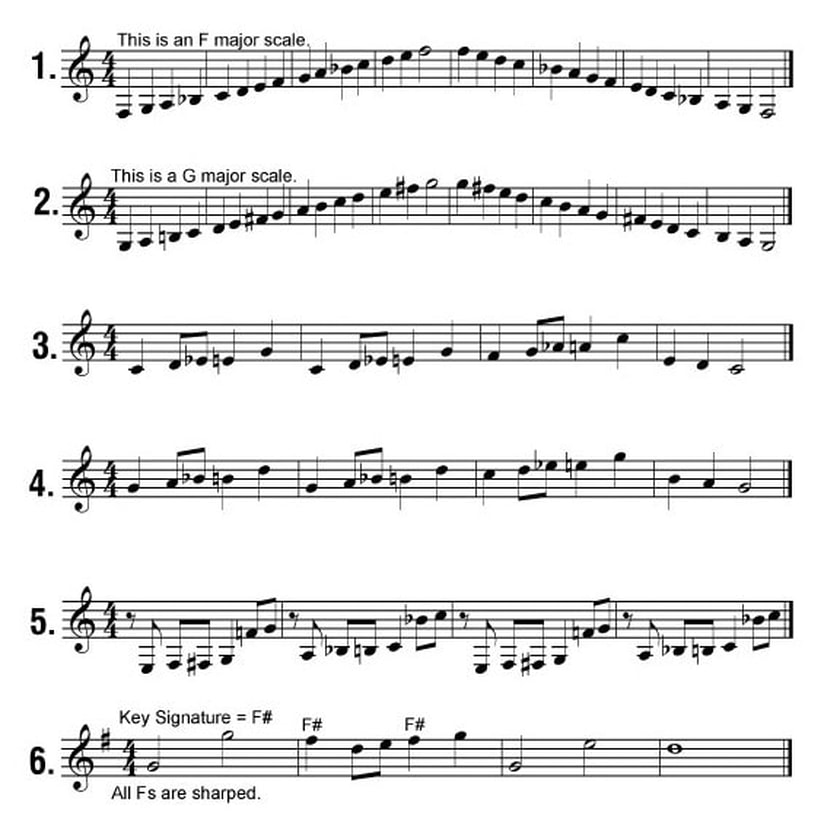
#> input picture OMRImplementation/datasets/images/raw/accidentals.jpg, 840 x 840 px
$ python symbol_segmentation_rec.py
#> lines starting #> are read from the running program, lines starting #| are printed output that depends on the picture; after the words box and inside, x2 and y2 are one past the last pixel; in counts of white or black regions, pixels touching at a corner belong together
import tkinter as tk
from tkinter import filedialog
import numpy as np
import cv2
import os
import shutil

def find_segments(proj):
    segments = []
    in_segment = False
    start = 0
    for i, value in enumerate(proj):
        if value > 0 and not in_segment:
            in_segment = True
            start = i
        elif value == 0 and in_segment:
            in_segment = False
            end = i
            segments.append((start, end))
    if in_segment:
        segments.append((start, len(proj)))
    return segments

def recursive_segmentation(image, depth, max_depth, direction, symbol_count, bounding_boxes, save_directory):
    if depth > max_depth or image.size == 0:
        return symbol_count

    if direction == "horizontal":
        projection = np.sum(image, axis=1)
    else:  # vertical
        projection = np.sum(image, axis=0)

    segments = find_segments(projection)

    for start, end in segments:
        if direction == "horizontal":
            sub_image = image[start:end, :]
        else:  # vertical
            sub_image = image[:, start:end]

        # Skip 1x1 segments
        if sub_image.shape[0] <= 1 and sub_image.shape[1] <= 1:
            continue

        if depth == max_depth:
            # Save the final segment
            final_symbol = cv2.bitwise_not(sub_image)
            symbol_filename = os.path.join(save_directory, f"symbol_{symbol_count}.png")
            cv2.imwrite(symbol_filename, final_symbol)

            bbox = (symbol_count, start, end, 0, 0) if direction == "horizontal" else (symbol_count, 0, 0, start, end)
            bounding_boxes.append(bbox)

            symbol_count += 1
        else:
            # Alternate direction for the next recursion
            next_direction = "vertical" if direction == "horizontal" else "horizontal"
            symbol_count = recursive_segmentation(
                sub_image,
                depth + 1,
                max_depth,
                next_direction,
                symbol_count,
                bounding_boxes,
                save_directory
            )

    return symbol_count

root = tk.Tk()
root.withdraw()

# Set the initial directory
initial_directory = '/Users/andrewyan/Desktop/OMR_Project/OMRImplementation/datasets/images'

# Open a file dialog to select an image
file_path = filedialog.askopenfilename(
    title="Select an Image",
    initialdir=initial_directory,
    filetypes=[("Image Files", "*.png *.jpg *.jpeg *.bmp *.tiff *.gif")]
)
#> the answer given: ../datasets/images/raw/accidentals.jpg

if not file_path:
    print("No file selected!")
else:
    # Load the input image
    image = cv2.imread(file_path)
#> image is the input picture: shape (840, 840, 3); min 0, max 255, mean 233.3
    if image is None:
        print(f"Unable to load image from {file_path}")
    else:
        if len(image.shape) == 3:  # If the image is in color
            image = cv2.cvtColor(image, cv2.COLOR_BGR2GRAY)
#> image: shape (840, 840)
        ret, binarized_image = cv2.threshold(image, 127, 255, cv2.THRESH_BINARY)
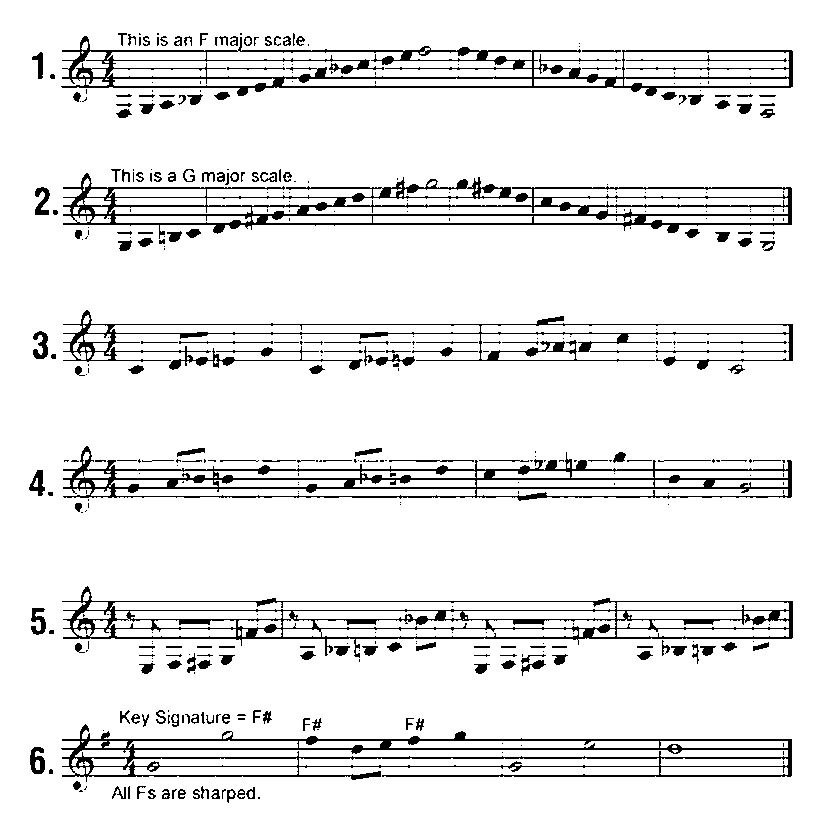
#> binarized_image: shape (840, 840); 91.8% white; 420 black regions (232 under 20 px), largest, box (x1, y1, x2, y2) and area: (63, 173, 792, 239) 9104, (61, 724, 792, 782) 7978, (61, 36, 793, 96) 7887
        binarized_image = cv2.bitwise_not(binarized_image)

    # Define the save directory
    save_directory = "/Users/andrewyan/Desktop/OMR_datasets/segmented_symbols"
    if not os.path.exists(save_directory):
        os.makedirs(save_directory)

    # Erase the save directory if it exists and recreate it
    if os.path.exists(save_directory):
        shutil.rmtree(save_directory)
    os.makedirs(save_directory)

    bounding_boxes = []
    symbol_count = 0
    max_depth = 5

    # Start recursive segmentation
    symbol_count = recursive_segmentation(
        binarized_image,
        depth=1,
        max_depth=max_depth,
        direction="horizontal",
        symbol_count=symbol_count,
        bounding_boxes=bounding_boxes,
        save_directory=save_directory
    )
#> in recursive_segmentation, `projection = np.sum(image, axis=1)`: projection = 840 values, max 190230 at index 214, min 0 at index 0, mean 17468.1
#> the loop in find_segments, `for i, value in enumerate(proj):` made 840 passes
#> (value, in_segment) on pass 34: (5865, True)
#> in_segment on passes 119, 170, 252, 311, 377, 447: False, True, False, True, False, True
#> after the loop in find_segments, `for i, value in enumerate(proj):`: end = 803; in_segment = False; segments = [(33, 118), (169, 251), (310, 376), (446, 501), (502, 513), (586, 676), (710, 803)]; start = 710
#> the loop in recursive_segmentation, `for start, end in segments:` made 7 passes
#> (end, bbox, symbol_count) on pass 5: (513, (14, 0, 5, 0, 0), 15)
#> (end, bbox, symbol_count) on passes 1, 2, 3, 4, 6, 7: (118, (2, 0, 85, 0, 0), 3), (251, (5, 0, 82, 0, 0), 6), (376, (8, 0, 66, 0, 0), 9), (501, (11, 0, 55, 0, 0), 12), (676, (17, 0, 90, 0, 0), 18), (803, (20, 0, 93, 0, 0), 21)
#> pass 1, in recursive_segmentation, `sub_image = image[start:end, :]`:
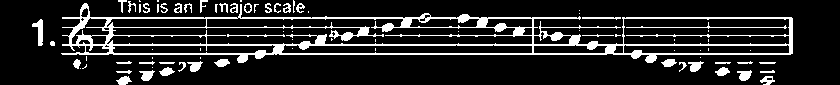
#> sub_image: shape (85, 840); 14.6% white; 79 white regions (37 under 20 px), largest, box (x1, y1, x2, y2) and area: (61, 3, 793, 63) 7887, (626, 22, 787, 29) 176, (32, 19, 43, 46) 153
#> pass 1, in recursive_segmentation (call 2), `sub_image = image[:, start:end]`:
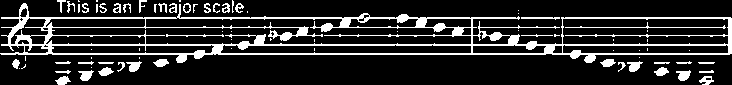
#> sub_image: shape (85, 732); 16.5% white; 77 white regions (37 under 20 px), largest, box (x1, y1, x2, y2) and area: (0, 3, 732, 63) 7887, (565, 22, 726, 29) 176, (676, 70, 691, 81) 108
#> pass 2, in recursive_segmentation, `sub_image = image[start:end, :]`:
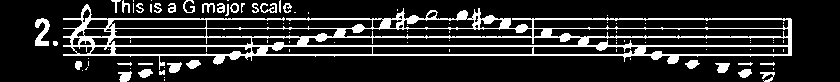
#> sub_image: shape (82, 840); 16.2% white; 89 white regions (58 under 20 px), largest, box (x1, y1, x2, y2) and area: (63, 4, 792, 70) 9104, (35, 18, 50, 46) 241, (167, 62, 182, 73) 109
#> after the loop in recursive_segmentation, `for start, end in segments:`:
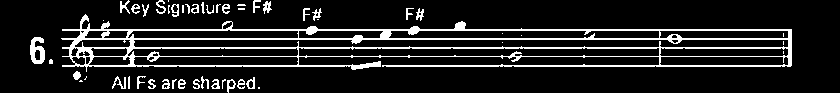
#> sub_image: shape (93, 840); 12.5% white in thin lines or dots
#> after the loop in recursive_segmentation, `for start, end in segments:`: bounding_boxes = 21 items, first 6: (0, 0, 27, 0, 0), (1, 0, 5, 0, 0), (2, 0, 85, 0, 0), (3, 0, 28, 0, 0), (4, 0, 5, 0, 0), (5, 0, 82, 0, 0); symbol_count = 21
#> symbol_count = 21

    # Save bounding boxes to a CSV file
    bbox_csv = os.path.join(save_directory, "bounding_boxes.csv")
    with open(bbox_csv, "w") as f:
        f.write("number,top,bottom,left,right\n")
        for bbox in bounding_boxes:
            f.write(",".join(map(str, bbox)) + "\n")

    print(f"Segmentation complete. Symbols saved to {save_directory}")

$ run again, on OMRImplementation/datasets/images/raw/ldgr_lines_and_clefs.png
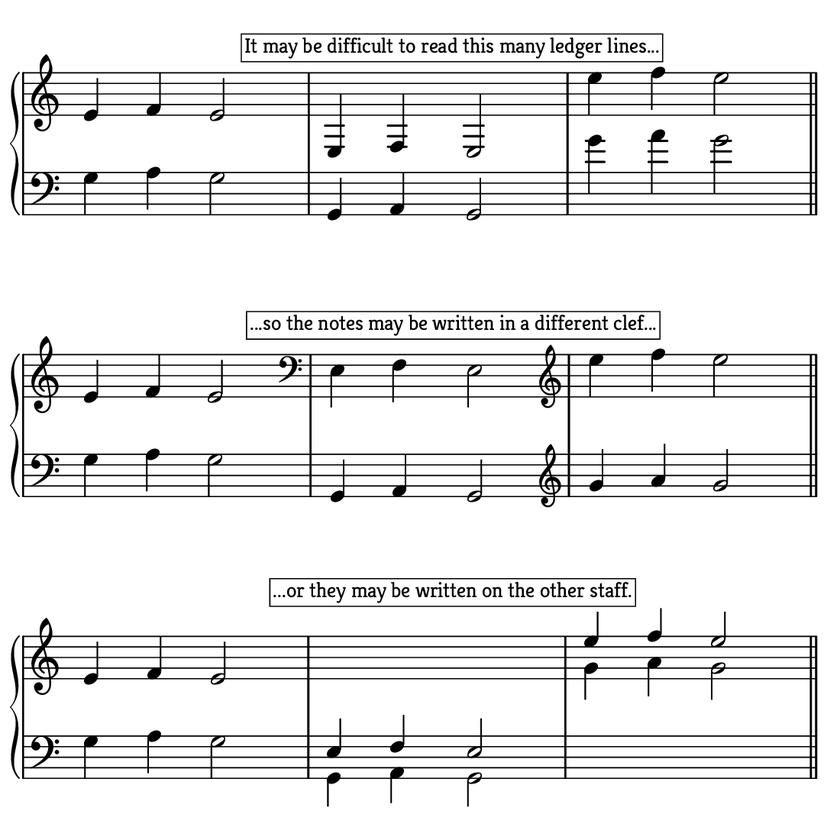
#> input picture OMRImplementation/datasets/images/raw/ldgr_lines_and_clefs.png, 840 x 840 px, shrunk from 1100 x 1100 before the run
#> image is the input picture: shape (840, 840, 3); min 0, max 255, mean 234.1
#> image: shape (840, 840)
#> `ret, binarized_image = cv2.threshold(image, 127, 255, cv2.THRESH_BINARY)`:
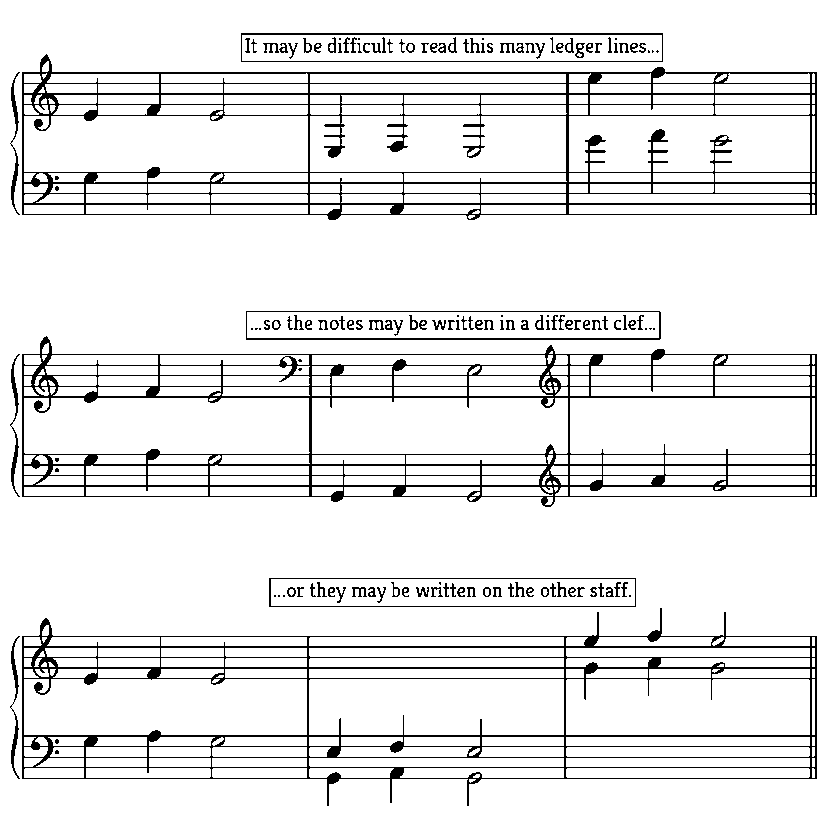
#> binarized_image: shape (840, 840); 91.9% white; black in thin lines or dots, all inside (x1, y1, x2, y2) = (10, 33, 817, 806)
#> in recursive_segmentation, `projection = np.sum(image, axis=1)`: projection = 840 values, max 203745 at index 104, min 0 at index 0, mean 17430.2
#> the loop in find_segments, `for i, value in enumerate(proj):` made 840 passes
#> (value, in_segment) on pass 34: (107610, True)
#> after the loop in find_segments, `for i, value in enumerate(proj):`: end = 806; in_segment = False; segments = [(33, 220), (311, 507), (578, 607), (608, 806)]; start = 608
#> in recursive_segmentation, `segments = find_segments(projection)`: segments = [(33, 220), (311, 507), (578, 607), (608, 806)]
#> the loop in recursive_segmentation, `for start, end in segments:` made 4 passes
#> (end, bbox, symbol_count) on passes 1 to 4: (220, (1, 0, 187, 0, 0), 2), (507, (3, 0, 196, 0, 0), 4), (607, (4, 0, 29, 0, 0), 5), (806, (6, 0, 198, 0, 0), 7)
#> after the loop in recursive_segmentation, `for start, end in segments:`:
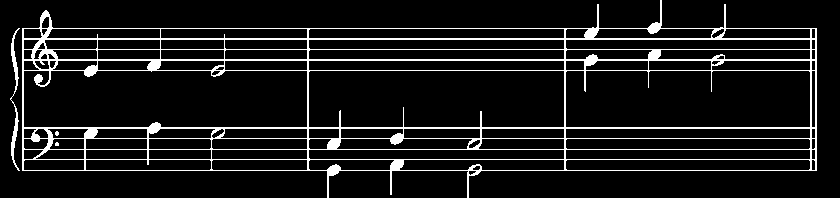
#> sub_image: shape (198, 840); 9.2% white in thin lines or dots
#> after the loop in recursive_segmentation, `for start, end in segments:`: bounding_boxes = [(0, 0, 143, 0, 0), (1, 0, 187, 0, 0), (2, 0, 143, 0, 0), (3, 0, 196, 0, 0), (4, 0, 29, 0, 0), (5, 0, 143, 0, 0), (6, 0, 198, 0, 0)]; symbol_count = 7
